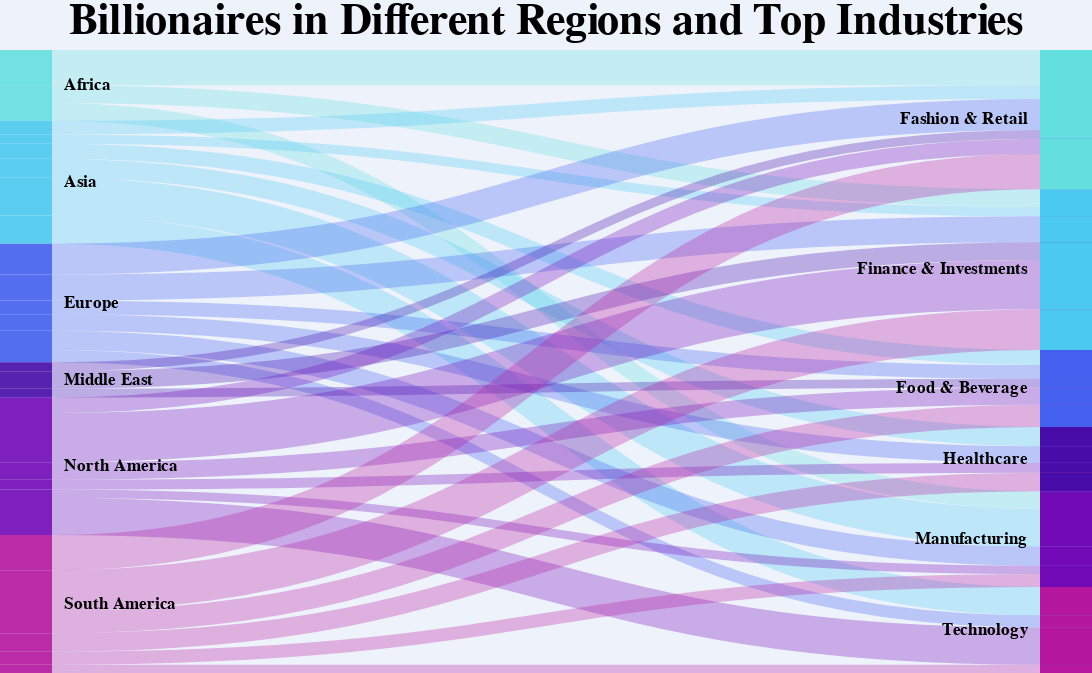

The Vega-Lite source for this figure:
### Vega specification from a JSON file in a GitHub repository (floating-point values rounded to 4 significant figures)
{"$schema": "https://vega.github.io/schema/vega/v5.json", "description": "Regions on the left, Top Industries on the right.", "height": 400, "width": 700, "title": {"text": "Billionaires in Different Regions and Top Industries", "color": "black", "fontWeight": "bold", "fontSize": 28, "font": "Poppins"}, "data": [{"name": "main", "values": [{"region": "Africa", "industry": "Fashion & Retail", "number": 18.18, "left": "Africa", "right": "Fashion & Retail", "size": 18.18}, {"region": "Africa", "industry": "Finance & Investments", "number": 9.09, "left": "Africa", "right": "Finance & Investments", "size": 9.09}, {"region": "Africa", "industry": "Manufacturing", "number": 9.09, "left": "Africa", "right": "Manufacturing", "size": 9.09}, {"region": "Asia", "industry": "Fashion & Retail", "number": 7.06, "left": "Asia", "right": "Fashion & Retail", "size": 7.06}, {"region": "Asia", "industry": "Finance & Investments", "number": 4.79, "left": "Asia", "right": "Finance & Investments", "size": 4.79}, {"region": "Asia", "industry": "Food & Beverage", "number": 7.67, "left": "Asia", "right": "Food & Beverage", "size": 7.67}, {"region": "Asia", "industry": "Healthcare", "number": 9.84, "left": "Asia", "right": "Healthcare", "size": 9.84}, {"region": "Asia", "industry": "Manufacturing", "number": 19.34, "left": "Asia", "right": "Manufacturing", "size": 19.34}, {"region": "Asia", "industry": "Technology", "number": 14.55, "left": "Asia", "right": "Technology", "size": 14.55}, {"region": "Europe", "industry": "Fashion & Retail", "number": 15.86, "left": "Europe", "right": "Fashion & Retail", "size": 15.86}, {"region": "Europe", "industry": "Finance & Investments", "number": 13.36, "left": "Europe", "right": "Finance & Investments", "size": 13.36}, {"region": "Europe", "industry": "Food & Beverage", "number": 7.05, "left": "Europe", "right": "Food & Beverage", "size": 7.05}, {"region": "Europe", "industry": "Healthcare", "number": 8.52, "left": "Europe", "right": "Healthcare", "size": 8.52}, {"region": "Europe", "industry": "Manufacturing", "number": 9.84, "left": "Europe", "right": "Manufacturing", "size": 9.84}, {"region": "Europe", "industry": "Technology", "number": 6.31, "left": "Europe", "right": "Technology", "size": 6.31}, {"region": "Middle East", "industry": "Fashion & Retail", "number": 4.55, "left": "Middle East", "right": "Fashion & Retail", "size": 4.55}, {"region": "Middle East", "industry": "Finance & Investments", "number": 9.09, "left": "Middle East", "right": "Finance & Investments", "size": 9.09}, {"region": "Middle East", "industry": "Food & Beverage", "number": 4.55, "left": "Middle East", "right": "Food & Beverage", "size": 4.55}, {"region": "North America", "industry": "Fashion & Retail", "number": 7.87, "left": "North America", "right": "Fashion & Retail", "size": 7.87}, {"region": "North America", "industry": "Finance & Investments", "number": 25.38, "left": "North America", "right": "Finance & Investments", "size": 25.38}, {"region": "North America", "industry": "Food & Beverage", "number": 8.88, "left": "North America", "right": "Food & Beverage", "size": 8.88}, {"region": "North America", "industry": "Healthcare", "number": 5.08, "left": "North America", "right": "Healthcare", "size": 5.08}, {"region": "North America", "industry": "Manufacturing", "number": 4.31, "left": "North America", "right": "Manufacturing", "size": 4.31}, {"region": "North America", "industry": "Technology", "number": 19.04, "left": "North America", "right": "Technology", "size": 19.04}, {"region": "South America", "industry": "Fashion & Retail", "number": 18.1, "left": "South America", "right": "Fashion & Retail", "size": 18.1}, {"region": "South America", "industry": "Finance & Investments", "number": 20.95, "left": "South America", "right": "Finance & Investments", "size": 20.95}, {"region": "South America", "industry": "Food & Beverage", "number": 11.43, "left": "South America", "right": "Food & Beverage", "size": 11.43}, {"region": "South America", "industry": "Healthcare", "number": 9.52, "left": "South America", "right": "Healthcare", "size": 9.52}, {"region": "South America", "industry": "Manufacturing", "number": 6.67, "left": "South America", "right": "Manufacturing", "size": 6.67}, {"region": "South America", "industry": "Technology", "number": 4.76, "left": "South America", "right": "Technology", "size": 4.76}]}, {"name": "nodes", "source": "main", "transform": [{"type": "formula", "expr": "datum.left+datum.right", "as": "key"}, {"type": "fold", "fields": ["left", "right"], "as": ["stack", "grpId"]}, {"type": "formula", "expr": "datum.stack == 'left' ? datum.left+' '+datum.right : datum.right+' '+datum.left", "as": "sortField"}, {"type": "stack", "groupby": ["stack"], "sort": {"field": "sortField", "order": "descending"}, "field": "size"}, {"type": "formula", "expr": "(datum.y0+datum.y1)/2", "as": "yc"}]}, {"name": "groups", "source": "nodes", "transform": [{"type": "aggregate", "groupby": ["stack", "grpId"], "fields": ["size"], "ops": ["sum"], "as": ["total"]}, {"type": "stack", "groupby": ["stack"], "sort": {"field": "grpId", "order": "descending"}, "field": "total"}, {"type": "formula", "expr": "scale('y', datum.y0)", "as": "scaledY0"}, {"type": "formula", "expr": "scale('y', datum.y1)", "as": "scaledY1"}, {"type": "formula", "expr": "datum.stack == 'left'", "as": "rightLabel"}, {"type": "formula", "expr": "datum.total/domain('y')[1]", "as": "percentage"}]}, {"name": "destinationNodes", "source": "nodes", "transform": [{"type": "filter", "expr": "datum.stack == 'right'"}]}, {"name": "edges", "source": "nodes", "transform": [{"type": "filter", "expr": "datum.stack == 'left'"}, {"type": "lookup", "from": "destinationNodes", "key": "key", "fields": ["key"], "as": ["target"]}, {"type": "linkpath", "orient": "horizontal", "shape": "diagonal", "sourceY": {"expr": "scale('y', datum.yc)"}, "sourceX": {"expr": "scale('x', 'left') + bandwidth('x')"}, "targetY": {"expr": "scale('y', datum.target.yc)"}, "targetX": {"expr": "scale('x', 'right')"}}, {"type": "formula", "expr": "range('y')[0]-scale('y', datum.size)", "as": "strokeWidth"}, {"type": "formula", "expr": "datum.size/domain('y')[1]", "as": "percentage"}]}], "scales": [{"name": "x", "type": "band", "range": "width", "domain": ["left", "right"], "paddingOuter": 0, "paddingInner": 0.95}, {"name": "y", "type": "linear", "range": "height", "domain": {"data": "nodes", "field": "y1"}}, {"name": "labelName", "type": "ordinal", "range": ["Region", "Industry"], "domain": ["left", "right"]}, {"name": "industry_color", "type": "ordinal", "domain": ["Fashion & Retail", "Finance & Investments", "Food & Beverage", "Healthcare", "Manufacturing", "Technology"], "range": ["#64dfdf", "#4cc9f0", "#4361ee", "#480ca8", "#7209b7", "#b5179e"]}, {"name": "region_color", "type": "ordinal", "domain": ["Africa", "Asia", "Europe", "Middle East", "North America", "South America"], "range": ["#64dfdf", "#4cc9f0", "#4361ee", "#480ca8", "#7209b7", "#b5179e"]}], "axes": [{"orient": "left", "scale": "y", "labels": false, "domain": false, "ticks": false}], "marks": [{"type": "rect", "from": {"data": "nodes"}, "encode": {"enter": {"fill": {"scale": "region_color", "field": "left"}, "fillOpacity": {"value": 0.9}, "width": {"scale": "x", "band": 1}, "x": {"scale": "x", "field": "stack"}, "y": {"field": "y0", "scale": "y"}, "y2": {"field": "y1", "scale": "y"}}}}, {"type": "rect", "from": {"data": "destinationNodes"}, "encode": {"enter": {"fill": {"scale": "industry_color", "field": "right"}, "fillOpacity": {"value": 1}, "width": {"scale": "x", "band": 1}, "x": {"scale": "x", "field": "stack"}, "y": {"field": "y0", "scale": "y"}, "y2": {"field": "y1", "scale": "y"}}}}, {"type": "path", "name": "edgeMark", "from": {"data": "edges"}, "clip": true, "encode": {"update": {"stroke": [{"scale": "region_color", "field": "left"}], "strokeWidth": {"field": "strokeWidth"}, "path": {"field": "path"}, "strokeOpacity": {"signal": " (groupHover.left == datum.left || groupHover.right == datum.right) ? 0.9 : 0.3"}, "zindex": {"signal": "(groupHover.left == datum.left || groupHover.right == datum.right) ? 1 : 0"}, "tooltip": {"signal": "datum.left + ' → ' + datum.right + ': ' +   datum.size + '%'"}}, "hover": {"strokeOpacity": {"value": 1}}}}, {"type": "text", "from": {"data": "groups"}, "interactive": false, "encode": {"update": {"x": {"signal": "scale('x', datum.stack) + (datum.rightLabel ? bandwidth('x') + 8 : -8)"}, "yc": {"signal": "(datum.scaledY0 + datum.scaledY1)/2"}, "align": {"signal": "datum.rightLabel ? 'left' : 'right'"}, "baseline": {"value": "middle"}, "fontWeight": {"value": "bold"}, "font": {"value": "Poppins"}, "text": {"signal": "abs(datum.scaledY0-datum.scaledY1) > 13 ? datum.grpId : ''"}}}}], "signals": [{"name": "groupHover", "value": {}, "on": [{"events": "@groupMark:mouseover", "update": "{left:datum.stack=='left' && datum.grpId, right:datum.stack=='right' && datum.grpId}"}, {"events": "mouseout", "update": "{}"}]}], "config": {"background": "#edf2fb", "view": {"stroke": null}}}
